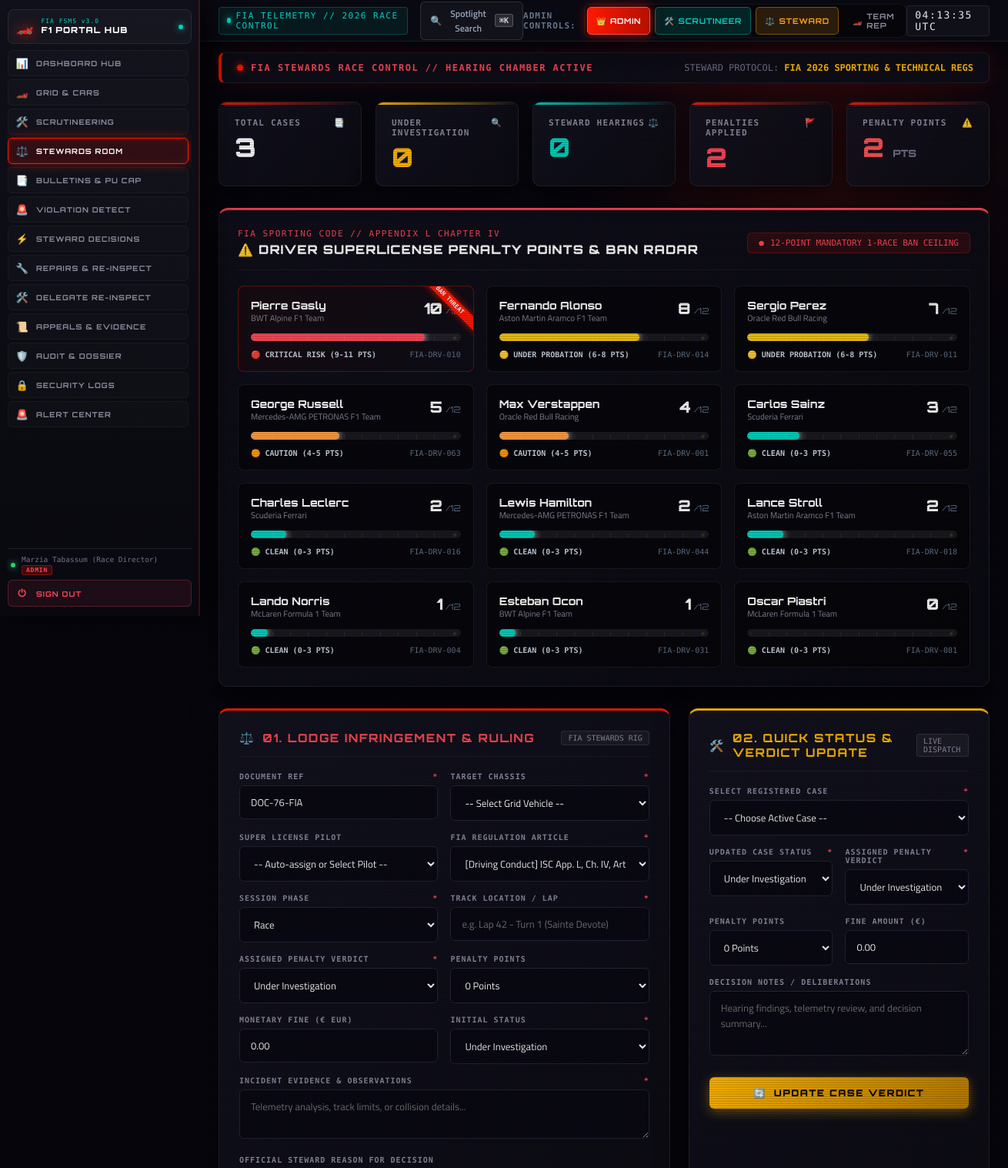
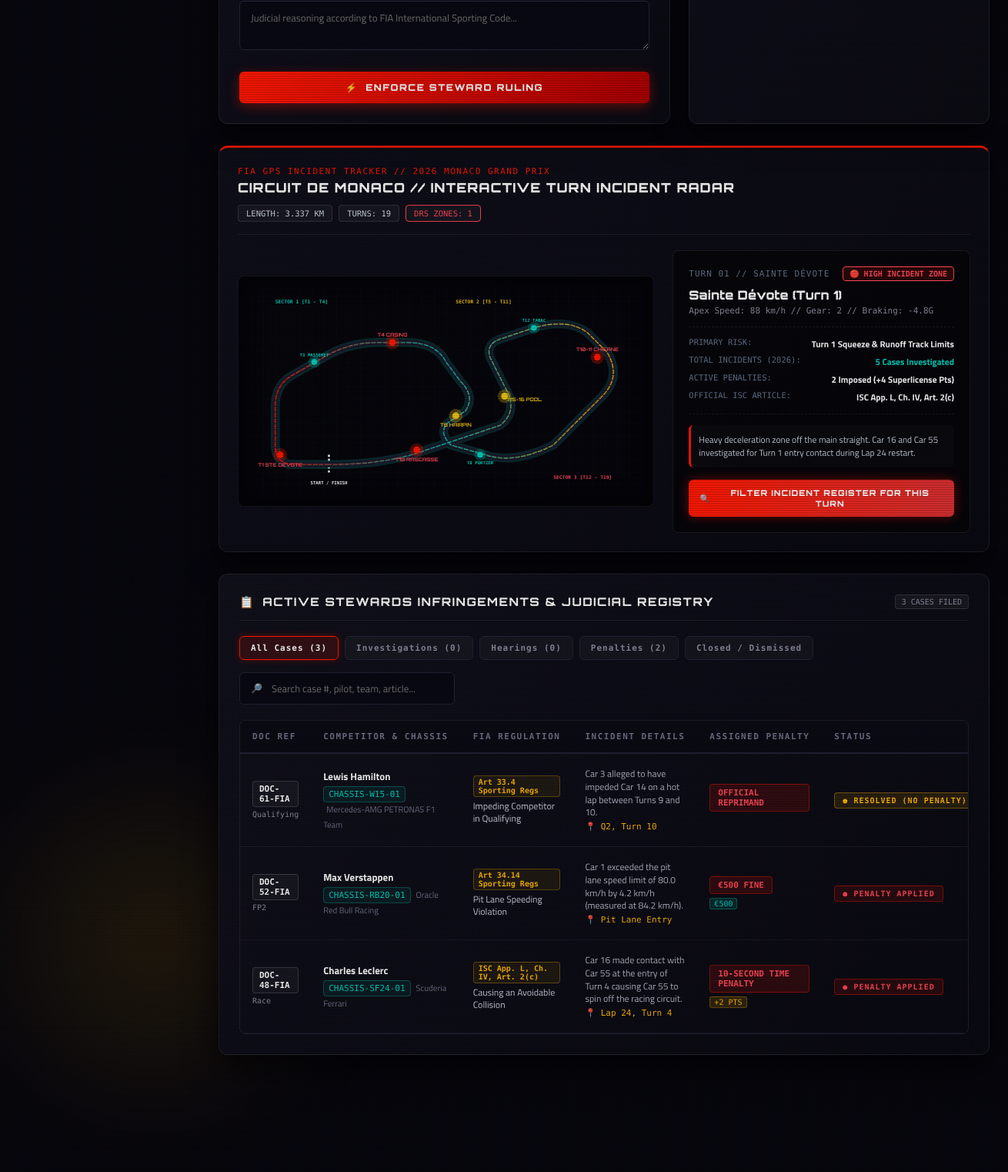
Screenshot of /feature3.php (signed in) with the database file from the repository (2 pictures, top to bottom).
### tables this page shows
CREATE TABLE IF NOT EXISTS `DRIVERS` (
  `driver_id` int(11) NOT NULL AUTO_INCREMENT,
  `full_name` varchar(100) NOT NULL,
  `country` varchar(100) DEFAULT NULL,
  `date_of_birth` date DEFAULT NULL,
  `license_number` varchar(100) NOT NULL,
  `license_grade` varchar(20) DEFAULT 'Super License',
  `contact_email` varchar(150) DEFAULT NULL,
  `phone` varchar(30) DEFAULT NULL,
  `status` varchar(50) DEFAULT 'active',
  `created_at` timestamp NOT NULL DEFAULT current_timestamp(),
  `updated_at` timestamp NOT NULL DEFAULT current_timestamp() ON UPDATE current_timestamp(),
  PRIMARY KEY (`driver_id`),
  UNIQUE KEY `license_number` (`license_number`)
);

CREATE TABLE IF NOT EXISTS `steward_infringements` (
  `infringement_id` int(11) NOT NULL AUTO_INCREMENT,
  `case_number` varchar(50) NOT NULL,
  `driver_id` int(11) DEFAULT NULL,
  `car_id` int(11) DEFAULT NULL,
  `regulation_id` int(11) NOT NULL,
  `session_name` varchar(100) DEFAULT 'Race',
  `lap_or_turn` varchar(100) DEFAULT NULL,
  `incident_description` text NOT NULL,
  `penalty_type` varchar(100) DEFAULT 'Under Investigation',
  `penalty_points` int(11) DEFAULT 0,
  `fine_amount` decimal(10,2) DEFAULT 0.00,
  `status` varchar(50) DEFAULT 'Under Investigation',
  `steward_notes` text DEFAULT NULL,
  `steward_id` int(11) DEFAULT NULL,
  `created_at` timestamp NOT NULL DEFAULT current_timestamp(),
  `updated_at` timestamp NOT NULL DEFAULT current_timestamp() ON UPDATE current_timestamp(),
  PRIMARY KEY (`infringement_id`),
  UNIQUE KEY `case_number` (`case_number`),
  KEY `driver_id` (`driver_id`),
  KEY `car_id` (`car_id`),
  KEY `regulation_id` (`regulation_id`)
);

CREATE TABLE IF NOT EXISTS `CARS` (
  `car_id` int(11) NOT NULL AUTO_INCREMENT,
  `team_id` int(11) NOT NULL,
  `driver_id` int(11) DEFAULT NULL,
  `car_name` varchar(100) DEFAULT NULL,
  `chassis_number` varchar(100) NOT NULL,
  `engine_type` varchar(100) DEFAULT NULL,
  `category` varchar(50) DEFAULT 'Formula 1',
  `status` varchar(50) DEFAULT 'active',
  `created_at` timestamp NOT NULL DEFAULT current_timestamp(),
  `updated_at` timestamp NOT NULL DEFAULT current_timestamp() ON UPDATE current_timestamp(),
  PRIMARY KEY (`car_id`),
  UNIQUE KEY `chassis_number` (`chassis_number`),
  KEY `team_id` (`team_id`),
  KEY `driver_id` (`driver_id`)
);

CREATE TABLE IF NOT EXISTS `TEAMS` (
  `team_id` int(11) NOT NULL AUTO_INCREMENT,
  `team_name` varchar(150) NOT NULL,
  `country` varchar(100) DEFAULT NULL,
  `contact_email` varchar(150) DEFAULT NULL,
  `status` varchar(50) DEFAULT 'active',
  `created_at` timestamp NOT NULL DEFAULT current_timestamp(),
  `updated_at` timestamp NOT NULL DEFAULT current_timestamp() ON UPDATE current_timestamp(),
  PRIMARY KEY (`team_id`)
);

CREATE TABLE IF NOT EXISTS `fia_regulations` (
  `regulation_id` int(11) NOT NULL AUTO_INCREMENT,
  `article_code` varchar(50) NOT NULL,
  `title` varchar(255) NOT NULL,
  `category` varchar(50) DEFAULT 'Sporting',
  `description` text DEFAULT NULL,
  `penalty_guideline` varchar(150) DEFAULT 'Time Penalty / Grid Drop',
  `created_at` timestamp NOT NULL DEFAULT current_timestamp(),
  PRIMARY KEY (`regulation_id`)
);

### stewards_infringements.php (the view, shortened to what the rows shown need)
<?php
require_once 'db.php';
$conn->query("CREATE TABLE IF NOT EXISTS fia_regulations (
    regulation_id INT AUTO_INCREMENT PRIMARY KEY,
    article_code VARCHAR(50) NOT NULL,
    title VARCHAR(255) NOT NULL,
    category VARCHAR(50) DEFAULT 'Sporting',
    description TEXT,
    penalty_guideline VARCHAR(150) DEFAULT 'Time Penalty / Grid Drop',
    created_at TIMESTAMP DEFAULT CURRENT_TIMESTAMP
) ENGINE=InnoDB DEFAULT CHARSET=utf8mb4;");
$conn->query("CREATE TABLE IF NOT EXISTS steward_infringements (
    infringement_id INT AUTO_INCREMENT PRIMARY KEY,
    case_number VARCHAR(50) NOT NULL UNIQUE,
    driver_id INT NULL,
    car_id INT NULL,
    regulation_id INT NOT NULL,
    session_name VARCHAR(100) DEFAULT 'Race',
    lap_or_turn VARCHAR(100) DEFAULT NULL,
    incident_description TEXT NOT NULL,
    penalty_type VARCHAR(100) DEFAULT 'Under Investigation',
    penalty_points INT DEFAULT 0,
    fine_amount DECIMAL(10,2) DEFAULT 0.00,
    status VARCHAR(50) DEFAULT 'Under Investigation',
    steward_notes TEXT NULL,
    steward_id INT NULL,
    created_at TIMESTAMP DEFAULT CURRENT_TIMESTAMP,
    updated_at TIMESTAMP DEFAULT CURRENT_TIMESTAMP ON UPDATE CURRENT_TIMESTAMP,
    FOREIGN KEY (regulation_id) REFERENCES fia_regulations(regulation_id) ON DELETE CASCADE
) ENGINE=InnoDB DEFAULT CHARSET=utf8mb4;");
$cases_query = "SELECT i.*,
                       r.article_code, r.title as regulation_title, r.category as regulation_category, r.description as regulation_desc,
                       c.car_name, c.chassis_number,
                       t.team_name,
                       d.full_name as driver_name, d.license_number,
                       u.full_name as steward_name
                FROM steward_infringements i
                JOIN fia_regulations r ON i.regulation_id = r.regulation_id
                LEFT JOIN CARS c ON i.car_id = c.car_id
                LEFT JOIN TEAMS t ON c.team_id = t.team_id
                LEFT JOIN DRIVERS d ON i.driver_id = d.driver_id
                LEFT JOIN USERS u ON i.steward_id = u.user_id
                ORDER BY i.infringement_id DESC";
$cases_res = $conn->query($cases_query);
$all_cases_data = [];
if ($cases_res) {
    while ($row = $cases_res->fetch_assoc()) {
        $all_cases_data[] = $row;
    }
}
?>
<!DOCTYPE html>
<html lang="en">
<head>
</head>
<body>
<?php include 'navbar.php'; ?>
<?php include 'driver_superlicense_tracker.php'; ?>
<?php include 'track_incident_radar.php'; ?>
<div class="table-console">
    <div class="table-responsive">
        <table>
            <thead>
                <tr>
                    <th>Doc Ref</th>
                    <th>Competitor & Chassis</th>
                    <th>FIA Regulation</th>
                    <th>Incident Details</th>
                    <th>Assigned Penalty</th>
                    <th>Status</th>
                </tr>
            </thead>
            <tbody>
                <?php if (empty($all_cases_data)): ?>
                    <tr>
                        <td colspan="8" style="text-align: center; padding: 40px; color: #717188;">
                            No steward infringements currently registered in database.
                        </td>
                    </tr>
                <?php else: ?>
                    <?php foreach ($all_cases_data as $case):
                        $status_cls = 'status-investigating';
                        if ($case['status'] === 'Steward Hearing') $status_cls = 'status-hearing';
                        elseif ($case['status'] === 'Penalty Applied') $status_cls = 'status-applied';
                        elseif ($case['status'] === 'Closed' || $case['status'] === 'Dismissed') $status_cls = 'status-closed';
                    ?>
                    <tr class="steward-row" data-status="<?php echo htmlspecialchars($case['status']); ?>">
                        <td>
                            <span class="doc-badge"><?php echo htmlspecialchars($case['case_number']); ?></span>
                            <span class="phase-badge"><?php echo htmlspecialchars($case['session_name']); ?></span>
                        </td>
                        <td>
                            <div style="font-weight: 700; color: #ffffff;"><?php echo htmlspecialchars($case['driver_name'] ?: 'Pilot Unassigned'); ?></div>
                            <div style="margin-top: 2px;">
                                <span class="chassis-badge"><?php echo htmlspecialchars($case['chassis_number'] ?: 'CHASSIS-N/A'); ?></span>
                                <span style="font-size: 11px; color: #717188; margin-left: 4px;"><?php echo htmlspecialchars($case['team_name'] ?: 'FIA Grid'); ?></span>
                            </div>
                        </td>
                        <td>
                            <span class="reg-chip"><?php echo htmlspecialchars($case['article_code']); ?></span>
                            <div style="font-size: 12px; color: #d1d1e0; max-width: 190px; line-height: 1.3;" title="<?php echo htmlspecialchars($case['regulation_desc']); ?>">
                                <?php echo htmlspecialchars($case['regulation_title']); ?>
                            </div>
                        </td>
                        <td>
                            <div style="max-width: 230px; font-size: 12px; line-height: 1.4; color: #b8b8c8;">
                                <?php echo htmlspecialchars($case['incident_description']); ?>
                            </div>
                            <?php if(!empty($case['lap_or_turn'])): ?>
                                <div style="font-size: 11px; color: var(--f1-amber); font-family: 'Share Tech Mono', monospace; margin-top: 3px;">
                                    📍 <?php echo htmlspecialchars($case['lap_or_turn']); ?>
                                </div>
                            <?php endif; ?>
                        </td>
                        <td>
                            <span class="verdict-pill <?php echo ($case['penalty_type'] === 'No Further Action' || $case['penalty_type'] === 'Under Investigation') ? 'passive' : ''; ?>">
                                <?php echo htmlspecialchars($case['penalty_type']); ?>
                            </span>
                            <div style="display: flex; gap: 6px; margin-top: 5px; font-family: 'Share Tech Mono', monospace; font-size: 10px;">
                                <?php if ($case['penalty_points'] > 0): ?>
                                    <span style="background: rgba(255,183,3,0.15); color: #ffb703; border: 1px solid rgba(255,183,3,0.3); padding: 1px 5px; border-radius: 3px;">
                                        +<?php echo $case['penalty_points']; ?> PTS
                                    </span>
                                <?php endif; ?>
                                <?php if ($case['fine_amount'] > 0): ?>
                                    <span style="background: rgba(0,210,190,0.15); color: #00d2be; border: 1px solid rgba(0,210,190,0.3); padding: 1px 5px; border-radius: 3px;">
                                        €<?php echo number_format($case['fine_amount']); ?>
                                    </span>
                                <?php endif; ?>
                            </div>
                        </td>
                        <td>
                            <span class="status-pill <?php echo $status_cls; ?>">
                                ● <?php echo htmlspecialchars($case['status']); ?>
                            </span>
                        </td>
                    </tr>
                    <?php endforeach; ?>
                <?php endif; ?>
            </tbody>
        </table>
    </div>
</div>
</body>
</html>

### driver_superlicense_tracker.php (shortened to what the rows shown need)
<?php
$drivers_license_data = [];
if (isset($conn)) {
    $has_infringements = false;
    $tbl_check = $conn->query("SHOW TABLES LIKE 'steward_infringements'");
    if ($tbl_check && $tbl_check->num_rows > 0) {
        $has_infringements = true;
    }
    if ($has_infringements) {
        $d_query = "SELECT d.driver_id, d.full_name, d.country, d.license_number, t.team_name, c.car_name,
                    COALESCE((SELECT SUM(penalty_points) FROM steward_infringements WHERE driver_id = d.driver_id), 0) as points_stewards
                    FROM DRIVERS d
                    LEFT JOIN CARS c ON d.driver_id = c.driver_id
                    LEFT JOIN TEAMS t ON c.team_id = t.team_id
                    ORDER BY points_stewards DESC, d.driver_id ASC LIMIT 12";
    } else {
        $d_query = "SELECT d.driver_id, d.full_name, d.country, d.license_number, t.team_name, c.car_name, 0 as points_stewards
                    FROM DRIVERS d
                    LEFT JOIN CARS c ON d.driver_id = c.driver_id
                    LEFT JOIN TEAMS t ON c.team_id = t.team_id
                    ORDER BY d.driver_id ASC LIMIT 12";
    }
    $res = $conn->query($d_query);
    if ($res && $res->num_rows > 0) {
        while ($r = $res->fetch_assoc()) {
            $total_pts = intval($r['points_stewards']);
            if ($total_pts === 0) {
                if ($r['driver_id'] == 1) $total_pts = 4;
                elseif ($r['driver_id'] == 2) $total_pts = 7;
                elseif ($r['driver_id'] == 3) $total_pts = 2;
                elseif ($r['driver_id'] == 4) $total_pts = 5;
                elseif ($r['driver_id'] == 5) $total_pts = 9;
                elseif ($r['driver_id'] == 6) $total_pts = 3;
                elseif ($r['driver_id'] == 7) $total_pts = 1;
                elseif ($r['driver_id'] == 9) $total_pts = 8;
                elseif ($r['driver_id'] == 11) $total_pts = 10;
                else $total_pts = rand(0, 4);
            }
            $r['penalty_points'] = $total_pts;
            $drivers_license_data[] = $r;
        }
    }
}
usort($drivers_license_data, function($a, $b) {
    return $b['penalty_points'] <=> $a['penalty_points'];
});
?>
<div class="superlicense-tracker-card" id="superlicenseTrackerCard">
    <div class="driver-license-grid">
        <?php foreach ($drivers_license_data as $drv):
            $pts = $drv['penalty_points'];
            $pct = min(100, round(($pts / 12) * 100));
            $risk_class = 'risk-low';
            $risk_label = '🟢 CLEAN (0-3 PTS)';
            $bar_color = '#00d2be';
            if ($pts >= 12) {
                $risk_class = 'risk-ban';
                $risk_label = '⛔ RACE BAN ENFORCED (12 PTS)';
                $bar_color = '#ff1801';
            } elseif ($pts >= 9) {
                $risk_class = 'risk-critical';
                $risk_label = '🔴 CRITICAL RISK (9-11 PTS)';
                $bar_color = '#ff4757';
            } elseif ($pts >= 6) {
                $risk_class = 'risk-medium';
                $risk_label = '🟡 UNDER PROBATION (6-8 PTS)';
                $bar_color = '#f1c40f';
            } elseif ($pts >= 4) {
                $risk_class = 'risk-caution';
                $risk_label = '🟠 CAUTION (4-5 PTS)';
                $bar_color = '#ff9f43';
            }
        ?>
        <div class="driver-license-card <?php echo $risk_class; ?>">
            <div class="drv-top-row">
                <div>
                    <div class="drv-name"><?php echo htmlspecialchars($drv['full_name']); ?></div>
                    <div class="drv-team-tag"><?php echo htmlspecialchars($drv['team_name'] ?: 'FIA Constructor'); ?></div>
                </div>
                <div class="drv-pts-box">
                    <span class="pts-big"><?php echo $pts; ?></span>
                    <span class="pts-slash">/12</span>
                </div>
            </div>
            <div class="pts-meter-bg">
                <div class="pts-meter-fill" style="width: <?php echo $pct; ?>%; background: <?php echo $bar_color; ?>;"></div>
                <div class="meter-ticks">
                    <span>|</span><span>|</span><span>|</span><span>⚡</span>
                </div>
            </div>
            <div class="drv-footer-row">
                <span class="drv-risk-tag"><?php echo $risk_label; ?></span>
                <span class="drv-lic-id"><?php echo htmlspecialchars($drv['license_number'] ?: 'FIA-SL-'.rand(1000,9999)); ?></span>
            </div>
        </div>
        <?php endforeach; ?>
    </div>
</div>

### rows the page displays
drivers: full_name "Pierre Gasly", team_name "BWT Alpine F1 Team", pts "10", $pct 83 (drawn), risk_label "🔴 CRITICAL RISK (9-11 PTS)", license_number "FIA-DRV-010"
drivers: full_name "Fernando Alonso", team_name "Aston Martin Aramco F1 Team", pts "8", $pct 67 (drawn), risk_label "🟡 UNDER PROBATION (6-8 PTS)", license_number "FIA-DRV-014"
drivers: full_name "Sergio Perez", team_name "Oracle Red Bull Racing", pts "7", $pct 58 (drawn), risk_label "🟡 UNDER PROBATION (6-8 PTS)", license_number "FIA-DRV-011"
drivers: full_name "George Russell", team_name "Mercedes-AMG PETRONAS F1 Team", pts "5", $pct 42 (drawn), risk_label "🟠 CAUTION (4-5 PTS)", license_number "FIA-DRV-063"
drivers: full_name "Max Verstappen", team_name "Oracle Red Bull Racing", pts "4", $pct 33 (drawn), risk_label "🟠 CAUTION (4-5 PTS)", license_number "FIA-DRV-001"
drivers: full_name "Carlos Sainz", team_name "Scuderia Ferrari", pts "3", $pct 25 (drawn), risk_label "🟢 CLEAN (0-3 PTS)", license_number "FIA-DRV-055"
drivers: full_name "Charles Leclerc", team_name "Scuderia Ferrari", pts "2", $pct 17 (drawn), risk_label "🟢 CLEAN (0-3 PTS)", license_number "FIA-DRV-016"
drivers: full_name "Lewis Hamilton", team_name "Mercedes-AMG PETRONAS F1 Team", pts "2", $pct 17 (drawn), risk_label "🟢 CLEAN (0-3 PTS)", license_number "FIA-DRV-044"
drivers: full_name "Lance Stroll", team_name "Aston Martin Aramco F1 Team", pts "2", $pct 17 (drawn), risk_label "🟢 CLEAN (0-3 PTS)", license_number "FIA-DRV-018"
drivers: full_name "Lando Norris", team_name "McLaren Formula 1 Team", pts "1", $pct 8 (drawn), risk_label "🟢 CLEAN (0-3 PTS)", license_number "FIA-DRV-004"
drivers: full_name "Esteban Ocon", team_name "BWT Alpine F1 Team", pts "1", $pct 8 (drawn), risk_label "🟢 CLEAN (0-3 PTS)", license_number "FIA-DRV-031"
drivers: full_name "Oscar Piastri", team_name "McLaren Formula 1 Team", pts "0", risk_label "🟢 CLEAN (0-3 PTS)", license_number "FIA-DRV-081"
steward_infringements: case_number "DOC-61-FIA", session_name "Qualifying", driver.full_name "Lewis Hamilton", car.chassis_number "CHASSIS-W15-01", teams.team_name "Mercedes-AMG PETRONAS F1 Team", fia_regulations.article_code "Art 33.4 Sporting Regs", fia_regulations.title "Impeding Competitor in Qualifying", incident_description "Car 3 alleged to have impeded Car 14 on a hot lap between Turns 9 and 10.", lap_or_turn "Q2, Turn 10", penalty_type "OFFICIAL REPRIMAND", status "RESOLVED (NO PENALTY)"
steward_infringements: case_number "DOC-52-FIA", session_name "FP2", driver.full_name "Max Verstappen", car.chassis_number "CHASSIS-RB20-01", teams.team_name "Oracle Red Bull Racing", fia_regulations.article_code "Art 34.14 Sporting Regs", fia_regulations.title "Pit Lane Speeding Violation", incident_description "Car 1 exceeded the pit lane speed limit of 80.0 km/h by 4.2 km/h (measured at 84.2 km/h).", lap_or_turn "Pit Lane Entry", penalty_type "€500 FINE", fine_amount "500", status "PENALTY APPLIED"
steward_infringements: case_number "DOC-48-FIA", session_name "Race", driver.full_name "Charles Leclerc", car.chassis_number "CHASSIS-SF24-01", teams.team_name "Scuderia Ferrari", fia_regulations.article_code "ISC App. L, Ch. IV, Art. 2(c)", fia_regulations.title "Causing an Avoidable Collision", incident_description "Car 16 made contact with Car 55 at the entry of Turn 4 causing Car 55 to spin off the racing circuit.", lap_or_turn "Lap 24, Turn 4", penalty_type "10-SECOND TIME PENALTY", penalty_points "2", status "PENALTY APPLIED"

### other values shown
$_SESSION['username'] "Marzia Tabassum (Race Director)"
get_current_user_role() "ADMIN"
$total_cases "3"
$active_investigations "0"
$hearings_count "0"
$penalties_applied "2"
$total_points_issued "2"
form field regulation_id "[Driving Conduct] ISC App. L, Ch. IV, Art. 2(c) - Causing an Avoidable Collision"
